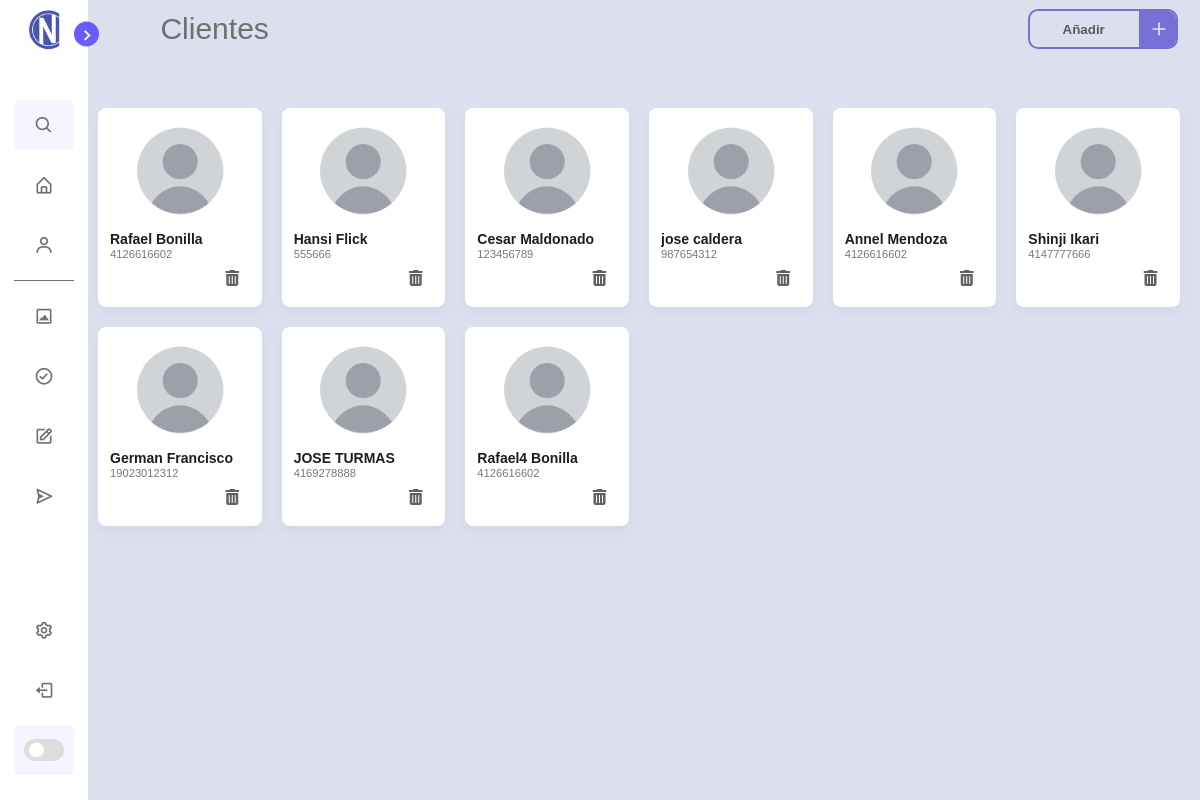
Before: /settings/client (signed in) with the older database file.
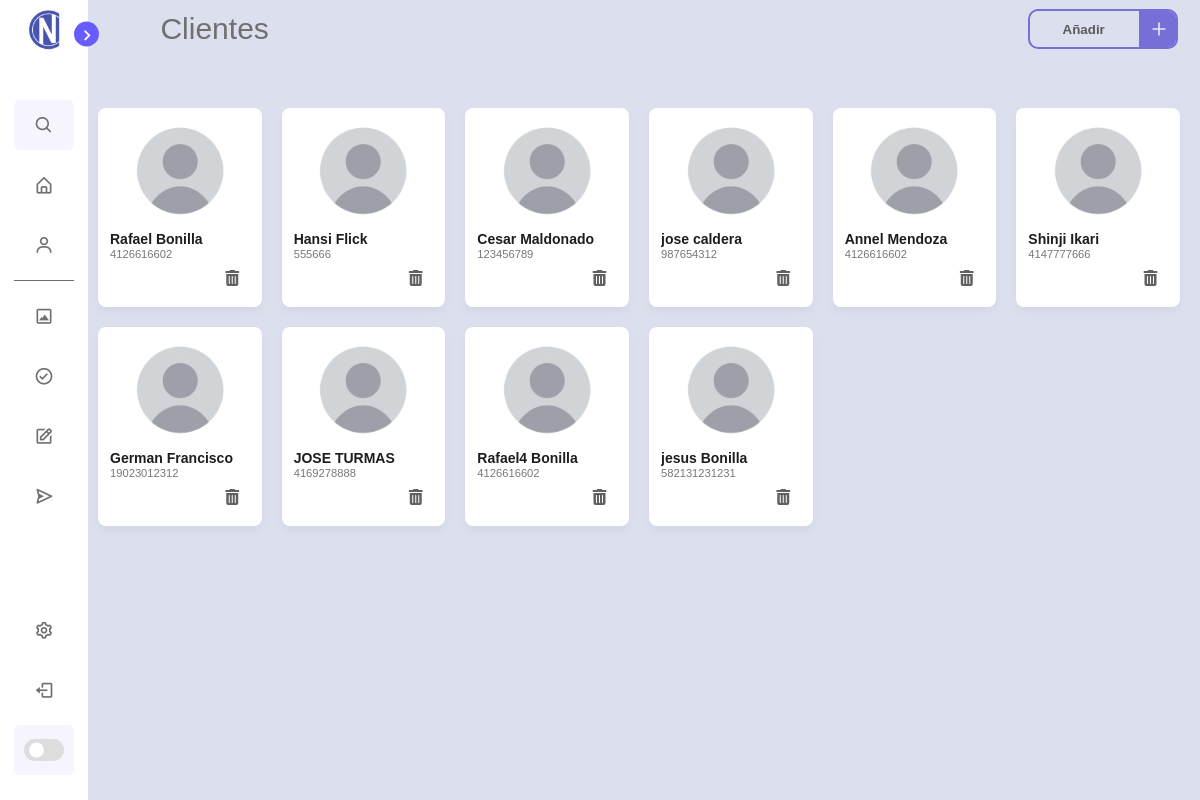
After: the same page with the newer database file.
### tables this page shows
CREATE TABLE clientProject ( projectClientId INTEGER PRIMARY KEY AUTOINCREMENT, projectClientName TEXT, projectClientNumber INTEGER );

### new.py (the view)
@app.route("/settings/client")
def settings_client():
    function = try_edit_clients()
    return function

### library/DB.py (called while the page is built)
def get_clients():
    conn = sqlite3.connect('library/database.db')
    cursor = conn.cursor()
    cursor.execute("SELECT projectClientName,ProjectClientNumber,projectClientId FROM clientProject")
    filas = cursor.fetchall()
    clientes= []
    for elemento in filas:
        if elemento not in clientes:
            clientes.append(elemento)
    return clientes

### library/URLs.py (called while the page is built)
def try_edit_clients():
    if g.user==["vacio","vacio"]:
        flash("Debe de iniciar sesión primero.")
        return redirect(url_for('login'))
    else:
        cliente=get_clients()
        return render_template("settings-client.html",user=g.user,cliente=cliente)

### new.py (called while the page is built)
@app.before_request
def before_request():
    if "username" in session:
        g.user = session["username"]
    else:
        g.user = ["vacio","vacio"]

### templates/settings-client.html (shortened to what the changed rows need)
<!DOCTYPE html>
<html lang="en">
<head>
    <link rel="stylesheet" href="../static/css/main.css">
    <link rel="stylesheet" href="../static/css/clients.css">
    <link rel="stylesheet" href="../static/css/scrollbar.css">
    <link rel="stylesheet" href="../static/css/flash.css">
    <link rel="stylesheet" href="https://cdnjs.cloudflare.com/ajax/libs/font-awesome/6.4.2/css/all.min.css">
    <link href='https://unpkg.com/boxicons@2.1.1/css/boxicons.min.css' rel='stylesheet'>
</head>
<body>
    <section class="home">
    <div class="card-list-client">
        {% for item in cliente %}
            <div class="card-client">
                <img src="../static/img/user-default.png" alt="User Image">
                <p class="default-client-name">{{item[0]}}</p>
                <p class="client-company">{{item[1]}}</p>
                <div class="actions">
                    <div class="delete" onclick="showModal('{{ item[2] }}')">
                        <i class="fas fa-trash-alt" title="Borrar"></i>
                    </div>
                </div>
            </div>
        {% endfor %}
    </div>
  </body>
</html>

Changed rows visible on the page:
added clientProject: projectClientName "jesus Bonilla", projectClientNumber "582131231231"
